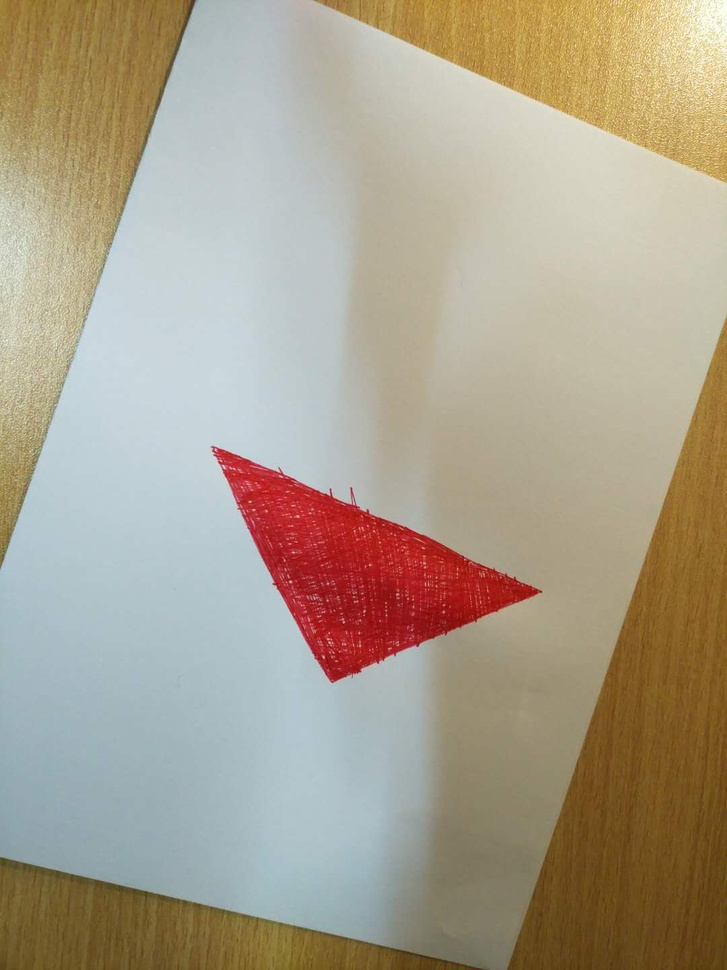
//> input picture data/triangle_real.jpg, 727 x 970 px, shrunk from 1080 x 1440 before the run
$ ./main   (built with g++ and OpenCV 4)
//> lines starting //> are read from the running program, lines starting //| are printed output that depends on the picture; after the words box and inside, x2 and y2 are one past the last pixel; in counts of white or black regions, pixels touching at a corner belong together
#include <iostream>
#include <vector>
using namespace std;

#include <opencv2/core/core.hpp>
#include <opencv2/imgproc/imgproc.hpp>
#include <opencv2/highgui/highgui.hpp>
//#include "hough.h"
#include "math.h"
using namespace cv;
using namespace std;

#define PI 3.1415926
//全局变量声明
Mat srcImage, grayImage, dstImage, normImage, Scalednorm, resultImage;
int  thresh = 125;
int max_thresh = 255;
int tri_count=0;
int valid_tri[20][3];
double edge_len_max=0;
//函数声明
void HarrisConner_demo(InputArray _src, OutputArray _dst);
void get_triangle(InputArray _src, OutputArray _dst);
double line_len(int *start,int *end);
void find_vertex(int len,float threshold);
int edgePoint[30][2];
//主函数
int main(int argc, char** argv) {
    //读取图像
    //srcImage = imread("../data/triangle.png");
    srcImage= imread("../data/triangle_real.jpg");
//> srcImage is the input picture: 970 rows x 727 cols, CV_8UC3; mean B, G, R 141.2, 160.3, 170.8
    if (srcImage.empty()) {
        cout << "could not load srcimage...\n" << endl;
        return -1;
    }
    get_triangle(srcImage,dstImage);
    HarrisConner_demo(dstImage,dstImage);
    waitKey(0);
    return 0;
}

void find_vertex(int len,float threshold)
{
    double edge_len,len_to_mid;
    int edge_max[2];
    int mid_point[2];
    for(int i=0;i<len-1;i++)
    {
        for(int j=i+1;j<len;j++)
        {
            mid_point[0]=(edgePoint[i][0]+edgePoint[j][0])/2;
            mid_point[1]=(edgePoint[i][1]+edgePoint[j][1])/2;
            edge_len=line_len(edgePoint[i],edgePoint[j]);
            if(edge_len<edge_len_max)continue;
            if(edge_len>edge_len_max)
            {
                edge_len_max=edge_len;
                edge_max[0]=i;
                edge_max[1]=j;
            }
        }
    }
    for(int k=0;k<=len;k++)
    {
        if(k==edge_max[0]||k==edge_max[1])continue;
        len_to_mid=line_len(mid_point,edgePoint[k]);
        if(abs(len_to_mid-edge_len/2)/edge_len<threshold)
        {
            valid_tri[tri_count][0]=edge_max[0];
            valid_tri[tri_count][1]=edge_max[1];
            valid_tri[tri_count][2]=k;
            //tri_count++;
        }
        else
            cout<<"no triangle! when k="<<k<<endl;
    }
    //return valid_tri;
}
double line_len(int *start,int *end)
{
    double len=sqrt(pow(start[0]-end[0],2)+pow(start[1]-end[1],2));
    return len;
}

void HarrisConner_demo(InputArray _src, OutputArray _dst) {
    //置零
    Mat input_Image=_src.getMat();
    dstImage = Mat::zeros(input_Image.size(), CV_32FC1);
    //参数赋值
    int blocksize = 2;
    int ksize = 3;
    double k = 0.04;
    int edgePointLast[2];
    int tri_vertex[3][2];
    int pointCount=0;
    cornerHarris(input_Image, dstImage, blocksize, ksize, k, BORDER_DEFAULT);
    normalize(dstImage, normImage, 0, 255, NORM_MINMAX, CV_32FC1, Mat());
    //将归一化后的图线性变换成8位无符号整型
    convertScaleAbs(normImage, Scalednorm);
    resultImage = srcImage.clone();
    for (int i = 0; i < resultImage.rows; i++) {
         //uchar* pixel_i = Scalednorm.ptr(i);
        for (int j = 0; j < resultImage.cols; j++) {
                if ((int)normImage.at<float>(i, j)>100&&(abs(edgePointLast[0]-j)+abs(edgePointLast[1]-i))>5) {
                    cout<<j<<i<<endl;
                    edgePoint[pointCount][0]=j;
                    edgePoint[pointCount][1]=i;
                    //circle(resultImage, Point(j, i), 4, Scalar(0, 0, 255), 2, 8, 0);
                    circle(Scalednorm, Point(j, i), 5, Scalar(1, 10, 255), 2, 8, 0);
                    edgePointLast[0]=j;
                    edgePointLast[1]=i;
                    pointCount+=1;

            }
                //pixel_i++;
        }
    }
    //int *vertex;
    find_vertex(pointCount,0.2);
    for(int i=0;i<=tri_count;i++){
        //valid_tri
        Point2i p_tri_vertex[3];
        int n_tri_vertex[3][2];
        for(int j=0;j<3;j++)
        {
            n_tri_vertex[j][0]=edgePoint[valid_tri[i][j]][0];
            n_tri_vertex[j][1]=edgePoint[valid_tri[i][j]][1];
            p_tri_vertex[j]=Point(edgePoint[valid_tri[i][j]][0],edgePoint[valid_tri[i][j]][1]);
        }
        circle(resultImage, Point(edgePoint[valid_tri[i][0]][0],edgePoint[valid_tri[i][0]][1]), 4, Scalar(0, 0, 255), 2, 8, 0);
        circle(resultImage, Point(edgePoint[valid_tri[i][1]][0],edgePoint[valid_tri[i][1]][1]), 4, Scalar(0, 0, 255), 2, 8, 0);
        circle(resultImage, Point(edgePoint[valid_tri[i][2]][0],edgePoint[valid_tri[i][2]][1]), 4, Scalar(0, 0, 255), 2, 8, 0);
        float line_end_point[2][2],end_point[2];
        line_end_point[0][0]=-(n_tri_vertex[0][0]-n_tri_vertex[2][0])*edge_len_max*0.5/line_len(n_tri_vertex[0],n_tri_vertex[2]);
        line_end_point[0][1]=-(n_tri_vertex[0][1]-n_tri_vertex[2][1])*edge_len_max*0.5/line_len(n_tri_vertex[0],n_tri_vertex[2]);
        line_end_point[1][0]=-(n_tri_vertex[1][0]-n_tri_vertex[2][0])*edge_len_max*0.5/line_len(n_tri_vertex[1],n_tri_vertex[2]);
        line_end_point[1][1]=-(n_tri_vertex[1][1]-n_tri_vertex[2][1])*edge_len_max*0.5/line_len(n_tri_vertex[1],n_tri_vertex[2]);
        end_point[0]=n_tri_vertex[2][0]+line_end_point[0][0]+line_end_point[1][0];
        end_point[1]=n_tri_vertex[2][1]+line_end_point[0][1]+line_end_point[1][1];
        Point p_end_point(end_point[0],end_point[1]);
        line(resultImage, p_tri_vertex[2],p_end_point, Scalar(255, 0, 255),5);
        line(Scalednorm, p_tri_vertex[2],p_end_point, Scalar(255, 0, 255),5);
    }

    _dst.getMatRef() = resultImage;
    //显示角点检测的结果
    imshow("HarrisCornerDetection", resultImage);
    imshow("Detection", Scalednorm);
    waitKey(0);
}


void get_triangle(InputArray _src, OutputArray _dst)
{
    using namespace cv;
    Mat input_image = _src.getMat();
    Mat blur_img;
    Mat edge_img;
    //Mat phology_out;
    vector<Vec4i>lines;
    vector<vector<Point> > contours;

    Mat output_image;
    Mat imgHSV;

    const Scalar hsvRedLo1( 0,  40,  40);
    const Scalar hsvRedHi1(10, 255, 255);
    const Scalar hsvRedLo2( 156,  40,  40);
    const Scalar hsvRedHi2(180, 255, 255);

    blur(input_image,blur_img,Size(3,3));//均值滤波
    cvtColor(blur_img, imgHSV, COLOR_BGR2HSV);//转为HSV
//> imgHSV: 970 rows x 727 cols, CV_8UC3; mean H, S, V 51.6, 71.2, 178
    Mat imgThresholded,imgThresholded2,redImg;
    inRange(imgHSV,hsvRedLo1,hsvRedHi1, imgThresholded); //滤出红色部分
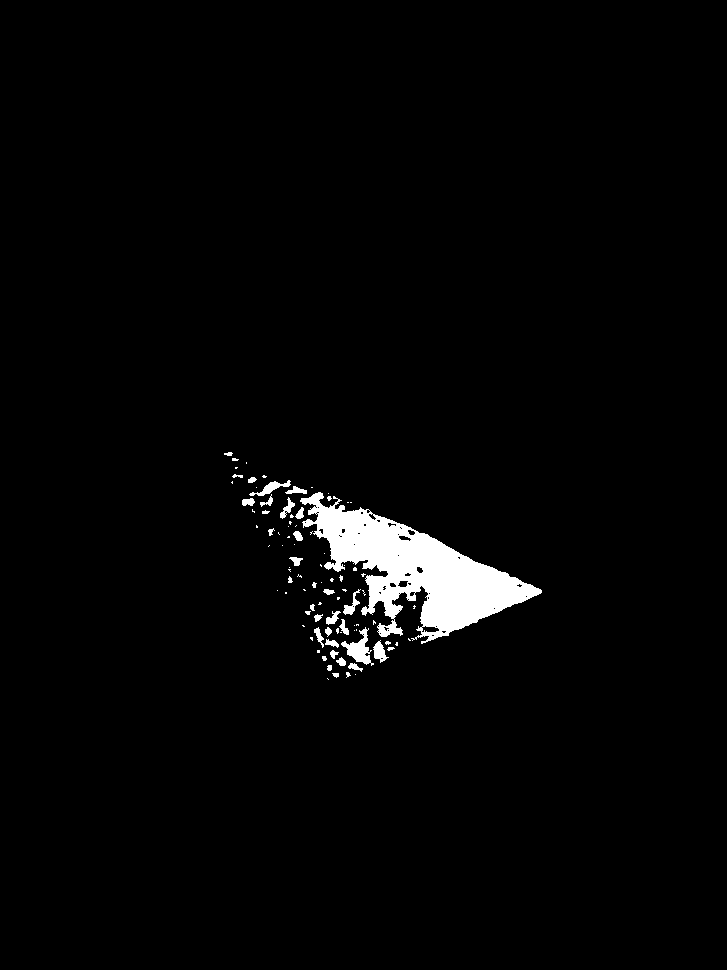
//> imgThresholded: 970 rows x 727 cols, CV_8UC1; 2.4% white; 93 white regions (59 under 20 px), largest, box (x1, y1, x2, y2) and area: (300, 492, 542, 644) 13909, (341, 627, 374, 666) 495, (249, 480, 291, 496) 222
    inRange(imgHSV,hsvRedLo2,hsvRedHi2, imgThresholded2);
//> imgThresholded2: 970 rows x 727 cols, CV_8UC1; 2.3% white; 41 white regions (33 under 20 px), largest, box (x1, y1, x2, y2) and area: (212, 446, 439, 683) 15748, (335, 488, 360, 512) 219, (398, 581, 408, 587) 46
    addWeighted(imgThresholded,1,imgThresholded2,1, 0.0,redImg);
//> redImg: 970 rows x 727 cols, CV_8UC1; 4.7% white; 1 white region, box (x1, y1, x2, y2) and area: (212, 446, 542, 683) 33105
    Mat element = getStructuringElement(MORPH_RECT, Size(5,5));
    morphologyEx(redImg,redImg, MORPH_CLOSE, element);//闭操作 (连接一些连通域)
//> redImg: 970 rows x 727 cols, CV_8UC1; 4.7% white; 1 white region, box (x1, y1, x2, y2) and area: (212, 446, 542, 683) 33116
    morphologyEx(redImg,redImg, MORPH_OPEN, element);//开操作 (去除一些噪点)
//> redImg: 970 rows x 727 cols, CV_8UC1; 4.7% white; 1 white region, box (x1, y1, x2, y2) and area: (212, 447, 541, 683) 33047
    output_image = input_image.clone();
    _dst.getMatRef() =redImg;
/****************以下测试观察用**********************/
    Canny(redImg,edge_img, 90, 150, 3);//提取边缘
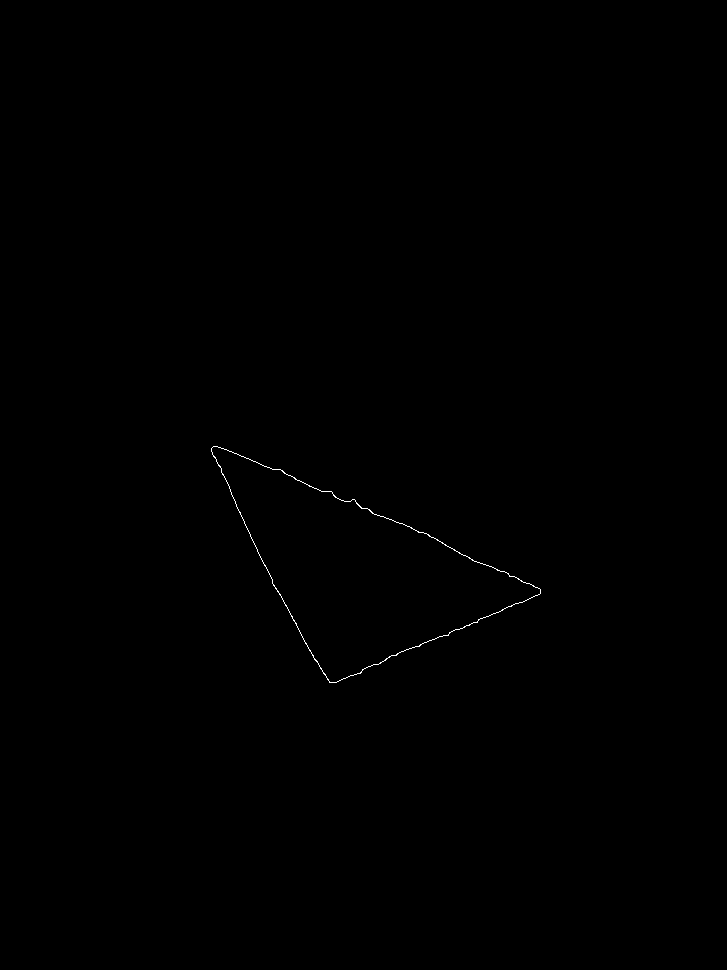
//> edge_img: 970 rows x 727 cols, CV_8UC1; 0.12% white in thin lines or dots, all inside (x1, y1, x2, y2) = (211, 446, 541, 683)

    //imshow("image",redImg);
    //imshow("image2",edge_img);
    //line detect
    HoughLinesP(edge_img, lines, 1, (PI / 180),10,180,150);
//> lines = 5 lines (x1, y1, x2, y2): [331, 682, 540, 593], [220, 447, 437, 539], [217, 446, 438, 540], [330, 682, 535, 595], [214, 446, 445, 544]
    for( size_t i = 0; i < lines.size(); i++ )
        {
            line( output_image, Point(lines[i][0], lines[i][1]),
                Point(lines[i][2], lines[i][3]), Scalar(0,0,255), 3, 8 );
        }
//> this loop made 5 passes
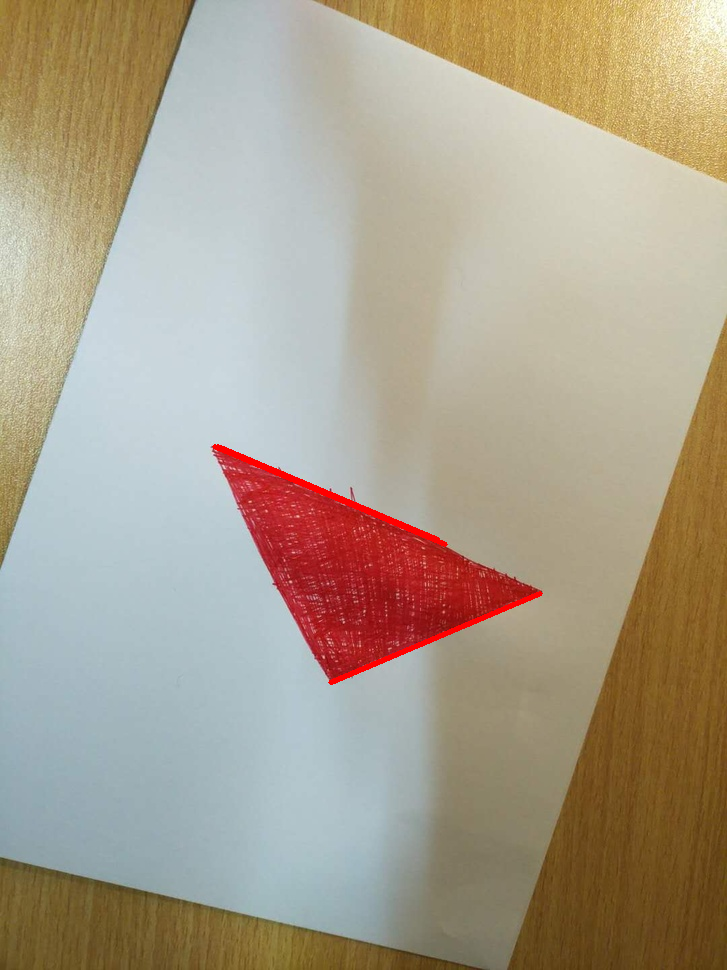
//> output_image: 970 rows x 727 cols, CV_8UC3; 0.41% of pixels changed, all inside (x1, y1, x2, y2) = (212, 444, 543, 685)
//> after the loop in HarrisConner_demo, `for (int i = 0; i < resultImage.rows; i++)`:
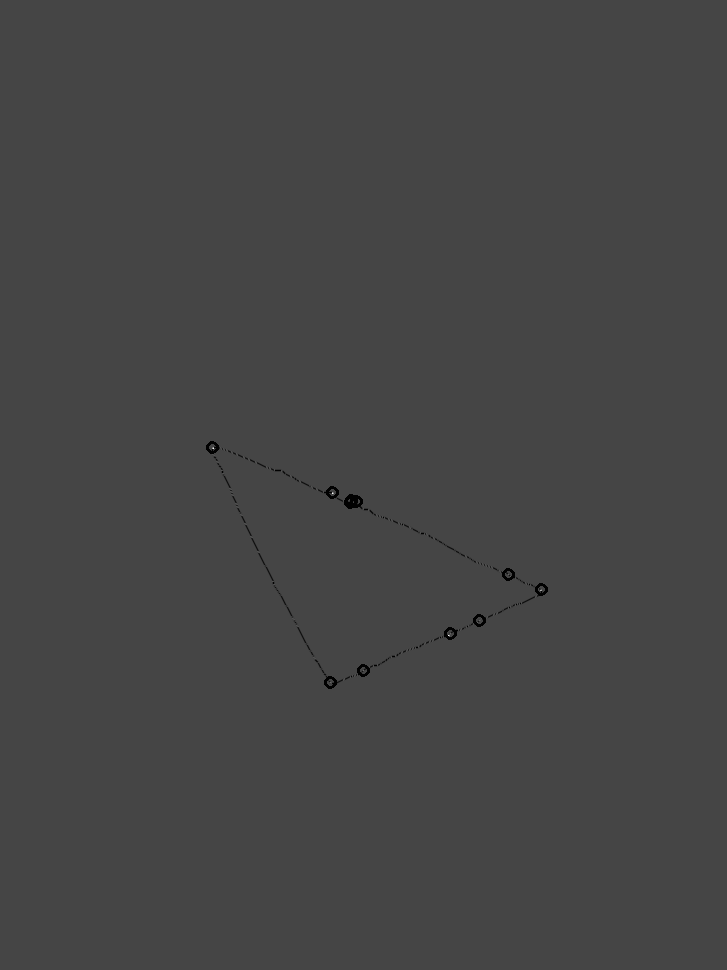
//> Scalednorm: 970 rows x 727 cols, CV_8UC1; min 0, max 255, mean 68.9
//> after the loop in HarrisConner_demo, `for (int i = 0; i < resultImage.rows; i++)`: edgePointLast = [330, 682]; pointCount = 11
//> the loop in find_vertex, `for(int i=0;i<len-1;i++)` made 10 passes
//> edge_len on passes 1 to 10: 263, 190, 183.2, 182.9, 181.1, 208.2, 230.6, 161.4, 129.6, 35.11
//> after the loop in find_vertex, `for(int i=0;i<len-1;i++)`: mid_point = [346, 676]; edge_len = 35.11; edge_len_max = 358.3; edge_max = [0, 6]
//> the loop in find_vertex, `for(int k=0;k<=len;k++)` made 12 passes
//> (len in line_len, len_to_mid) on passes 2, 3, 4, 5, 6, 8, 9, 10, 11, 12: (184.5, 184.5), (176.1, 176.1), (175.3, 175.3), (174, 174), (191.4, 191.4), (144.3, 144.3), (112.5, 112.5), (18.03, 18.03), (17.09, 17.09), (759.4, 759.4)
//| no triangle! when k=1
//| no triangle! when k=2
//| no triangle! when k=3
//| no triangle! when k=4
//| no triangle! when k=5
//| no triangle! when k=7
//| no triangle! when k=8
//| no triangle! when k=11
//> the loop in HarrisConner_demo, `for(int i=0;i<=tri_count;i++)` made 1 pass
//> (len in line_len, len in line_len (second call), p_end_point) on pass 1: (263, 263, Point(246, 914))
//> after the loop in HarrisConner_demo, `for(int i=0;i<=tri_count;i++)`:
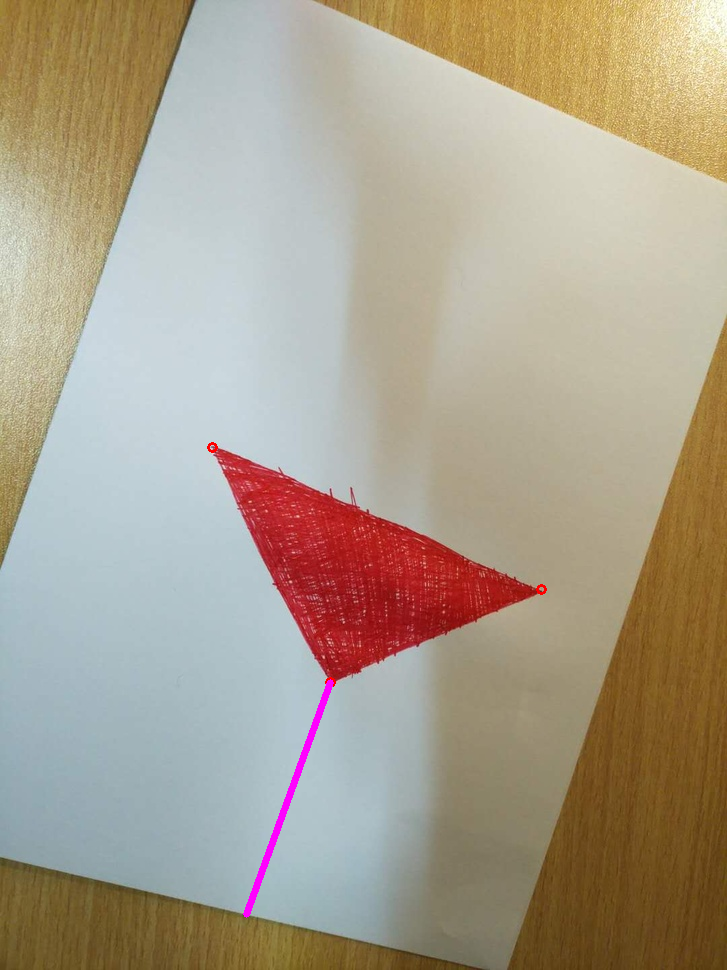
//> resultImage: 970 rows x 727 cols, CV_8UC3; 0.27% of pixels changed, all inside (x1, y1, x2, y2) = (207, 442, 547, 918)
//> after the loop in HarrisConner_demo, `for(int i=0;i<=tri_count;i++)`:
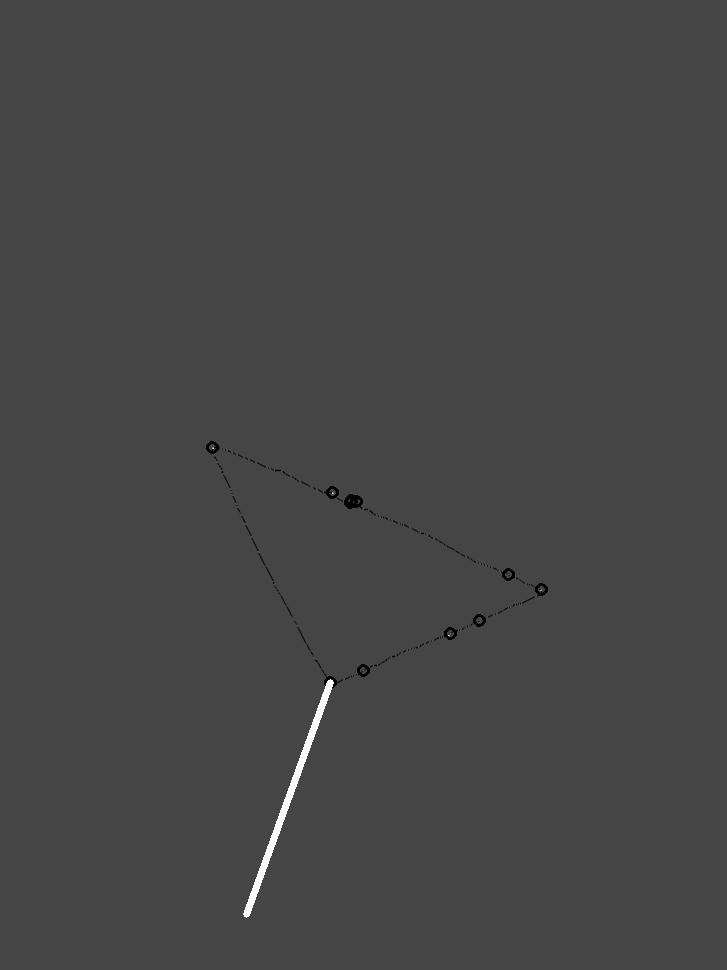
//> Scalednorm: 970 rows x 727 cols, CV_8UC1; 0.25% of pixels changed, all inside (x1, y1, x2, y2) = (243, 679, 334, 918)
    imshow("output_image",output_image);
    return ;
}
